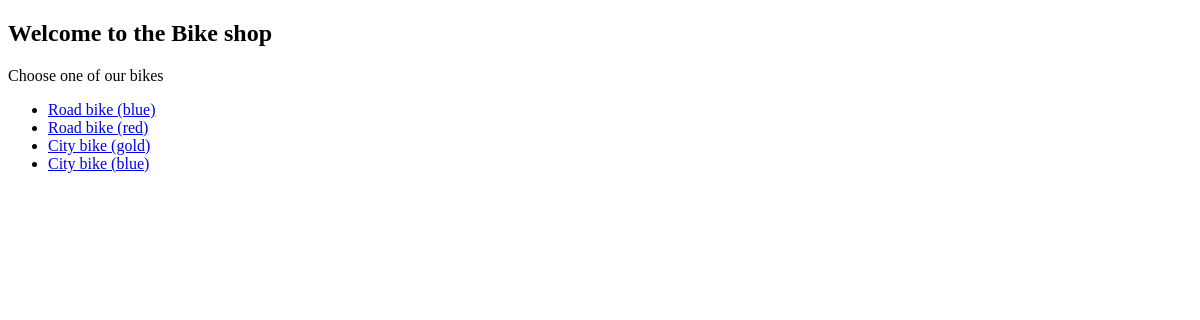
The app's page /bikes/, older data.
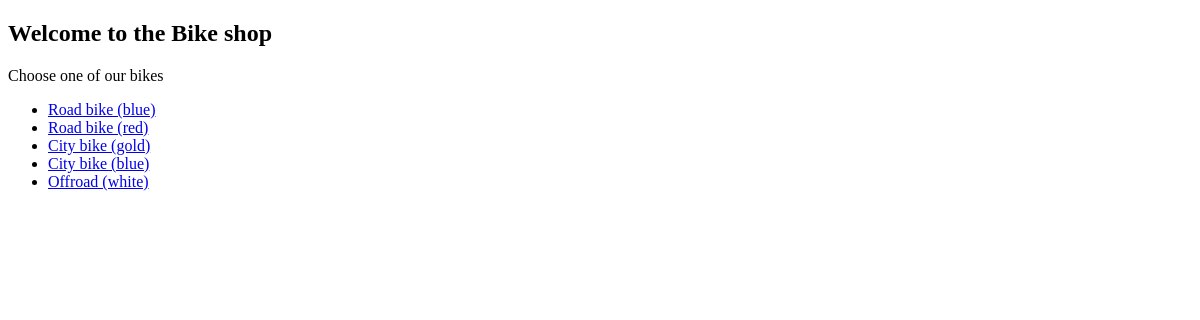
The same page, newer data.
### shop/models.py (models this page shows, shortened)
class Bike(models.Model):
    name = models.CharField(max_length=default_length)
    description = models.TextField()
    has_basket = models.BooleanField(default=False)
    frame = models.ForeignKey(Frame, on_delete=models.PROTECT)
    tire = models.ForeignKey(Tire, on_delete=models.PROTECT)
    seat = models.ForeignKey(Seat, on_delete=models.PROTECT)

### shop/views.py (the view)
# urls.py: path('bikes/', views.BikeListView.as_view(), name='bikeList'),
class BikeListView(View):
    def get(self, request, *args, **kwargs):
        bikes = models.Bike.objects.all().values('name', 'id')
        context = {'bikes': bikes}
        return render(request, 'shop/bikeList.html', context=context)

### shop/templates/shop/bikeList.html (shortened to what this page needs)
<!DOCTYPE html>
<html lang="en">
<head>
</head>
<body>
<h2>Welcome to the Bike shop</h2>
Choose one of our bikes
<ul>
    {% for bike in bikes %}
    <li> <a href="{% url 'bikeDetails' bike.id %}">{{ bike.name }}</a></li>
    {% endfor %}
</ul>
</body>
</html>

Row changes from the older to the newer data that the page shows:
added Bike: name "Offroad (white)"
